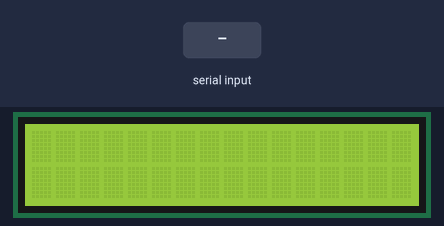
The sketch below on a simulated Arduino Uno, built with avr-gcc and run on an emulated ATmega328P. Parts: 16×2 character LCD. The test bench sets the inputs (shaded band).

Above: at 1.2 s.
1.3 s: "1\n" received over Serial
At 2.1 s:
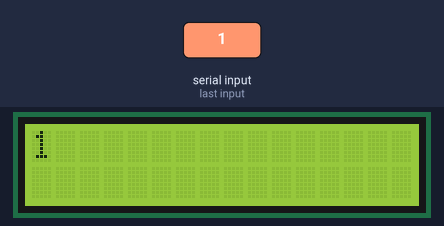
2.8 s: "0\n" received over Serial
At 3.9 s:
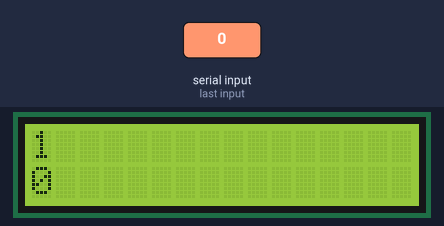
4.3 s: "2\n" received over Serial
At 5.1 s:
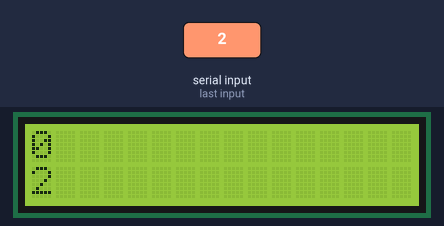
Timing chart, 0 to 7.3 s (numbered marks = the images above; inputs shaded):
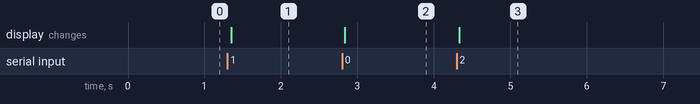

The sketch:

printSeriele.ino
```cpp
#include <LiquidCrystal_I2C.h>
#define L 16   // horizontal length of display

LiquidCrystal_I2C lcd(0x27,16,2);

String string;                              // full string read from Serial Monitor
String blank_line = "                ";     // string of 16 spaces
String string1 = blank_line;
String string2 = blank_line;
byte line = 0;                              // LCD line

void setup() {
  Serial.begin(9600);
  lcd.init();                               // initialize LCD
  lcd.clear();                              // clears the whole LCD display
  lcd.backlight();                          // activates the backlight
  lcd.setCursor(0, line);                   // put cursor at the beginning
}
void deleteCarriageReturn(byte line){       // deletes a line and puts back the cursor at the beginning
  lcd.setCursor(0, line);
  lcd.print(blank_line);
  lcd.setCursor(0, line);
}

void printFromSerial(String string1, String string2){
  deleteCarriageReturn(0);
  lcd.print(string1);
  deleteCarriageReturn(1);
  lcd.print(string2);
}

/*
FIRST CASE:   both lines are blank lines
SECOND CASE:  only second line is blank
THIRD CASE:   only third line is blank
*/

void loop() {
  if (Serial.available() > 0){
    string = Serial.readStringUntil('\n');
    if (string2 == blank_line){
      if (string1 == blank_line){         // FIRST CASE
        if (string.length() <= L)
          string1 = string;
        else {
          string1 = string;
          string2 = string.substring(L);
        }
      } // end second if
      else {                              // SECOND CASE
        if (string.length() <= L)
          string2 = string;
        else {
          string1 = string;
          string2 = string.substring(16);
        }
      } // end second else
    } // end first if
    else {                                // THIRD CASE
      if (string.length() <= L){
        string1 = string2;
        string2 = string;
      }
      else {
        string1 = string;
        string2 = string.substring(L);
      }
    }
  printFromSerial(string1, string2);
  }
}
```

Measured:
- after the input at 1.3 s, the display: changes after 0.05 s (image 1)
- after the input at 2.8 s, the display: changes at once (image 2)
- after the input at 4.3 s, the display: changes at once (image 3)
